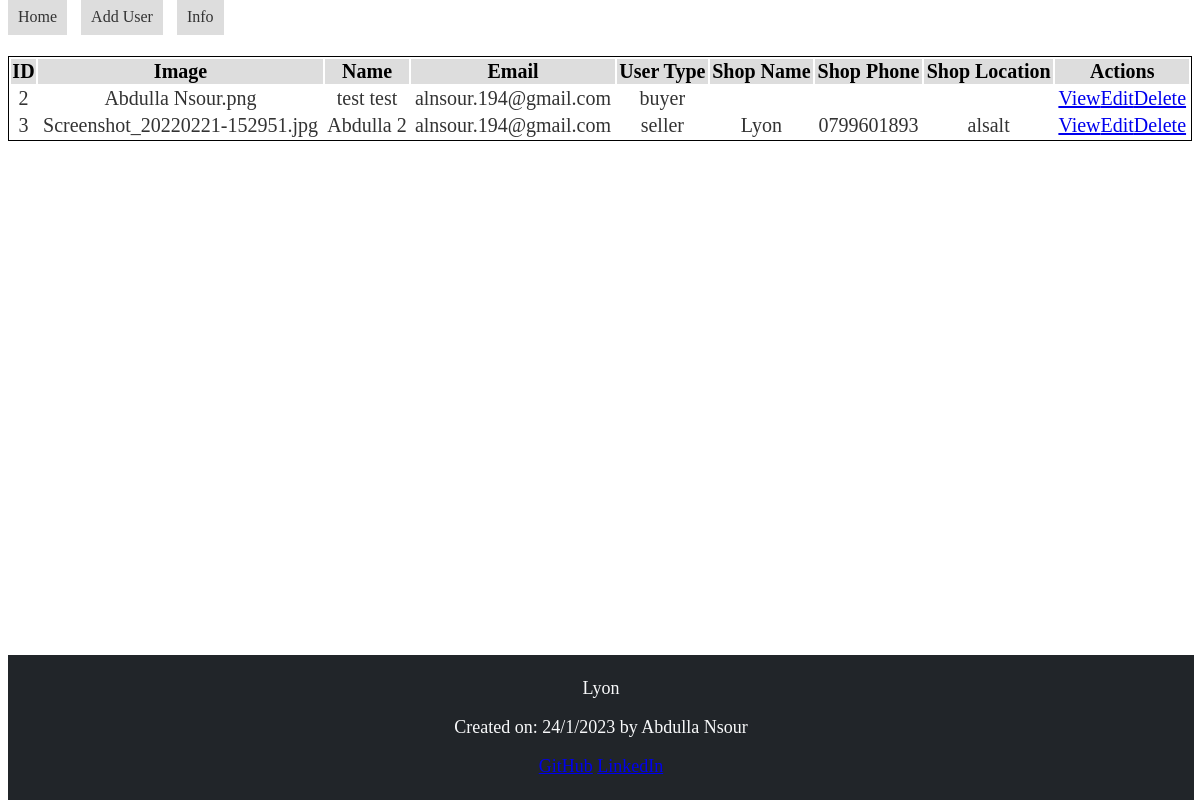
The page / on the database its author committed.
### tables this page shows
CREATE TABLE `users` (
  `id` int(11) NOT NULL,
  `name` varchar(255) DEFAULT NULL,
  `email` varchar(255) DEFAULT NULL,
  `image` varchar(255) DEFAULT NULL,
  `password` varchar(255) DEFAULT NULL,
  `user_type` enum('buyer','seller') DEFAULT NULL,
  `shop_name` varchar(255) DEFAULT NULL,
  `shop_phone` varchar(255) DEFAULT NULL,
  `shop_location` varchar(255) DEFAULT NULL
);

### index.php (the view, shortened to what this page needs)
<!DOCTYPE html>
<html>
<head>
    <link rel="stylesheet" type="text/css" href="style.css">
</head>
<body>
    <div class="contianer">
        <nav>
            <a href="index.php">Home</a>
            <a href="add.php">Add User</a>
            <a href="info.php">Info</a>
        </nav>
        <table>
            <tr>
                <th>ID</th>
                <th>Image</th>
                <th>Name</th>
                <th>Email</th>
                <th>User Type</th>
                <th>Shop Name</th>
                <th>Shop Phone</th>
                <th>Shop Location</th>
                <th>Actions</th>
            </tr>
            <?php
            $conn = new mysqli("localhost", "root", "", "lyon");
            $sql = "SELECT * FROM users";
            $result = $conn->query($sql);
            while ($row = $result->fetch_assoc()) {
                echo "<tr>";
                echo "<td>" . $row["id"] . "</td>";
                echo "<td>" . $row["image"] . "</td>";
                echo "<td>" . $row["name"] . "</td>";
                echo "<td>" . $row["email"] . "</td>";
                echo "<td>" . $row["user_type"] . "</td>";
                echo "<td>" . $row["shop_name"] . "</td>";
                echo "<td>" . $row["shop_phone"] . "</td>";
                echo "<td>" . $row["shop_location"] . "</td>";
                echo "<td>";
                echo "<a href='view.php?id=" . $row["id"] . "'>View</a>";
                echo "<a href='edit.php?id=" . $row["id"] . "'>Edit</a>";
                echo "<a href='index.php?id=" . $row["id"] . "&action=delete'>Delete</a>";
                echo "</td>";
                echo "</tr>";
            }
            ?>
        </table>
        <footer>
            <p>Lyon</p>
            <p>Created on: <?php echo '24/1/2023 by Abdulla Nsour'; ?></p>
            <p>
                <a href="https://github.com/AbdullaNsour/lyon">GitHub</a>
                <a href="https://www.linkedin.com/in/abdulla-nsour-886887166/">LinkedIn</a>
            </p>
        </footer>
    </div>
</body>
</html>

### style.css (style rules this page uses)
table { width: 100%; margin-top: 30px; border: 1px solid black; text-align: center; font-size: 20px; }
th { background-color: #dddddd; }
td { color: #333; }
nav a { background-color: #dddddd; padding: 10px; text-decoration: none; color: #333; margin-right: 10px; }
footer { position: absolute; bottom: 0; width: 98%; background-color: #212529; color: #f8f9fa; font-size:18px; padding:5px; text-align:center ; }

### rows shown on the page
users: id "2", image "Abdulla Nsour.png", name "test test", email "alnsour.194@gmail.com", user_type "buyer"
users: id "3", image "Screenshot_20220221-152951.jpg", name "Abdulla 2", email "alnsour.194@gmail.com", user_type "seller", shop_name "Lyon", shop_phone "0799601893", shop_location "alsalt"
